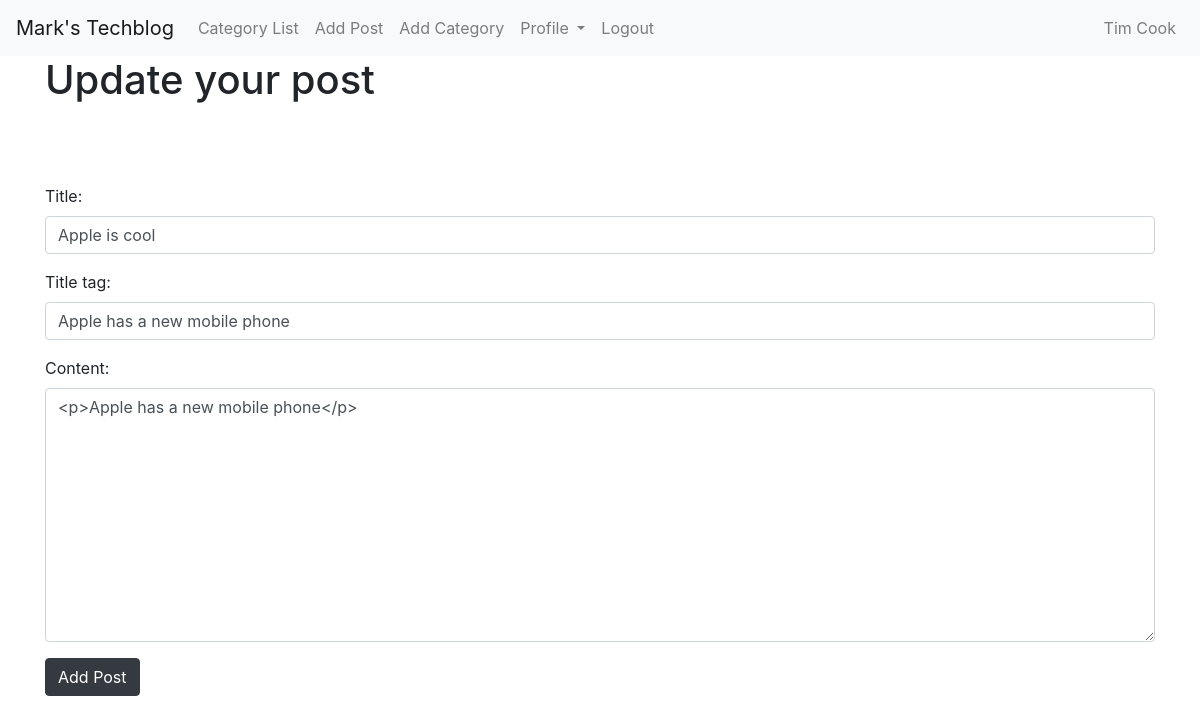
Page /article/edit/8 (signed in) on the committed database.
### blog/models.py (models this page shows, shortened)
class Post(models.Model):
    title = models.CharField(max_length=50)
    head_img = models.ImageField(null=True, blank=True, upload_to="images/")
    title_tag = models.CharField(max_length=150)
    author = models.ForeignKey(User, on_delete=models.CASCADE)
    content = RichTextField(blank=True, null=True)
    publication_date = models.DateField(auto_now_add=True)
    category = models.CharField(max_length=150)
    snip = models.CharField(max_length=150)
    likes = models.ManyToManyField(User, related_name='blog_post')

### blog/views.py (the view)
# urls.py: path('article/edit/<int:pk>', EditPostView.as_view(), name='edit_post'),
class EditPostView(UpdateView):
    model = Post
    form_class = EditForm
    template_name = 'edit_post.html'

### blog/forms.py
class EditForm(forms.ModelForm):
    class Meta:
        model = Post
        fields = ('title', 'title_tag', 'content')
        widgets = {
            'title': forms.TextInput(attrs={'class': 'form-control'}),
            'title_tag': forms.TextInput(attrs={'class': 'form-control'}),
            'content': forms.Textarea(attrs={'class': 'form-control'}),
            }

### blog/templates/edit_post.html (shortened to what this page needs)
{% extends 'base.html' %}
{% block content %}
{% if user.is_authenticated %}
    {% if user.id == post.author.id %}
<h1>Update your post</h1>
<br/><br/><br/>
<div class="form-group">
<form method="POST">
    {{ form.as_p }}
    <button class="btn btn-dark">Add Post</button>
</div>
    {% else %}
    Please register or login!
    {% endif %}
{% else %}
Please register or login!
{% endif %}
{% endblock %}

### blog/templates/base.html (shortened to what this page needs)
<!doctype html>
<html lang="en">
  <head>
    <link rel="stylesheet" href="https://cdn.jsdelivr.net/npm/bootstrap@4.6.1/dist/css/bootstrap.min.css">
  </head>
  <body>
    <nav class="navbar navbar-expand-lg navbar-light bg-light">
        <a class="navbar-brand" href="{% url 'home' %}">Mark's Techblog</a>
        <div class="collapse navbar-collapse" id="navbarSupportedContent">
          <ul class="navbar-nav mr-auto">
            {% if cat_menu %}
            <li class="nav-item dropdown">
              <a class="nav-link dropdown-toggle" href="#" id="navbarDropdown" role="button" data-toggle="dropdown" aria-expanded="false">
                Categories
              </a>
              <div class="dropdown-menu" aria-labelledby="navbarDropdown">
                {% for item in cat_menu %}
                <a class="dropdown-item" href="{% url 'category' item|slugify %}">{{ item }}</a>
                {% endfor %}
                </div>
            </li>
              {% else %}
              <li class="nav-item">
                <a class="nav-link" href="{% url 'category-list' %}">Category List</a>
              </li>
            {% endif %}
            {% if user.is_authenticated %}
            <li class="nav-item">
              <a class="nav-link" href="{% url 'add_post' %}">Add Post</a>
            </li>
            <li class="nav-item">
              <a class="nav-link" href="{% url 'add_category' %}">Add Category</a>
            </li>
            <li class="nav-item dropdown">
              <a class="nav-link dropdown-toggle" href="#" id="navbarDropdown" role="button" data-toggle="dropdown" aria-expanded="false">
                Profile
              </a>
            </li>
            <li class="nav-item">
              <a class="nav-link" href="{% url 'logout' %}">Logout</a>
            </li>
            {% endif %}
          </ul>
          {% if user.is_authenticated %}
            {% if user.userprofile.id %}
          <ul class="navbar-nav ml-auto">
            <li class="nav-item">
              <a class="nav-link" href="#">
                {{ user.first_name }} {{ user.last_name }}
              </a>
            </li>
          </ul>
            {% endif %}
          {% endif %}
        </div>
      </nav>
      <div class="container">
    {% block content %}
    {% endblock %}
    </div>
  </body>
</html>

### rows in the picture
Post: title "Apple is cool", title_tag "Apple has a new mobile phone", content "<p>Apple has a new mobile phone</p>"

### other values in the picture
{{ user.first_name }} "Tim"
{{ user.last_name }} "Cook"
